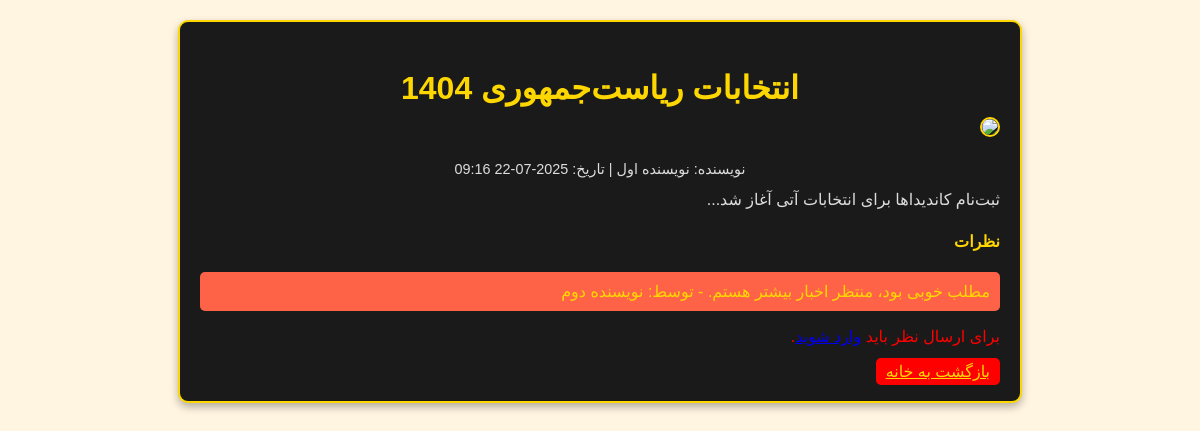
The app's page /pages/news.php?id=2 with its own data.
### tables this page shows
CREATE TABLE news (
    id INT AUTO_INCREMENT PRIMARY KEY,
    title VARCHAR(100) NOT NULL,
    content TEXT NOT NULL,
    image VARCHAR(100),
    category_id INT,
    author_id INT,
    date DATETIME DEFAULT CURRENT_TIMESTAMP,
    status ENUM('pending', 'approved', 'rejected') DEFAULT 'pending',
    is_featured BOOLEAN DEFAULT 0,
    FOREIGN KEY (category_id) REFERENCES categories(id),
    FOREIGN KEY (author_id) REFERENCES users(id)
);

CREATE TABLE users (
    id INT AUTO_INCREMENT PRIMARY KEY,
    username VARCHAR(50) NOT NULL,
    password VARCHAR(50) NOT NULL,
    role ENUM('admin', 'writer') DEFAULT 'writer',
    full_name VARCHAR(100)
);

CREATE TABLE comments (
    id INT AUTO_INCREMENT PRIMARY KEY,
    news_id INT,
    user_id INT,
    comment TEXT NOT NULL,
    date DATETIME DEFAULT CURRENT_TIMESTAMP,
    FOREIGN KEY (news_id) REFERENCES news(id),
    FOREIGN KEY (user_id) REFERENCES users(id)
);

### pages/news.php (the view, shortened to what this page needs)
<?php include '../includes/db.php'; ?>
<!DOCTYPE html>
<html lang="fa" dir="rtl">
<head>
</head>
<body>
    <div class="container">
        <?php
        $id = $_GET['id'] ?? null;
        if ($id) {
            $stmt = $conn->prepare("SELECT n.*, c.name AS category_name, u.full_name AS author_name FROM news n JOIN categories c ON n.category_id = c.id JOIN users u ON n.author_id = u.id WHERE n.id = ?");
            $stmt->bind_param("i", $id);
            $stmt->execute();
            $result = $stmt->get_result();
            if ($row = $result->fetch_assoc()) {
                echo "<h2>" . htmlspecialchars($row['title']) . "</h2>";
                $rawImage = $row['image'];
                $cleanImage = preg_replace('/^\/images\//', '', $rawImage);
                $imagePath = !empty($cleanImage) ? '/images/' . htmlspecialchars(basename($cleanImage)) : '/images/default.jpg';
                $fullPath = $_SERVER['DOCUMENT_ROOT'] . $imagePath;
                if (!file_exists($fullPath)) {
                    $imagePath = '/images/default.jpg';
                }
                echo "<img src='" . $imagePath . "' class='img-fluid mb-3' onerror=\"this.src='/images/default.jpg'; console.log('خطا در بارگذاری تصویر خبر: ' + this.src + ', مسیر خام: " . addslashes($rawImage) . "');\">";
                $author = htmlspecialchars($row['author_name'] ?? 'نویسنده نامشخص');
                $date = date('Y-m-d H:i', strtotime($row['date']));
                echo "<div class='meta-info'>نویسنده: $author | تاریخ: $date</div>";
                echo "<div class='content'>" . htmlspecialchars($row['content']) . "</div>";
                echo "<h4>نظرات</h4>";
                echo "<div>";
                $comment_result = $conn->query("SELECT c.comment, u.full_name FROM comments c JOIN users u ON c.user_id = u.id WHERE c.news_id = $id");
                while ($comment = $comment_result->fetch_assoc()) {
                    echo "<div class='comment'>" . htmlspecialchars($comment['comment']) . " - توسط: " . htmlspecialchars($comment['full_name']) . "</div>";
                }
                echo "</div>";
                if (isset($_SESSION['user_id'])) {
                    echo "<form method='POST' action='comment.php?news_id=$id'>
                            <textarea name='comment' class='form-control' placeholder='نظر خود را بنویسید...' required></textarea>
                            <button type='submit' class='btn'>ارسال نظر</button>
                          </form>";
                } else {
                    echo "<p style='color: #FF0000;'>برای ارسال نظر باید <a href='login.php'>وارد شوید</a>.</p>";
                }
            } else {
                echo "<p style='color: #FF0000; text-align: center;'>خبر یافت نشد!</p>";
            }
        } else {
            echo "<p style='color: #FF0000; text-align: center;'>شناسه خبر نامعتبر است!</p>";
        }
        ?>
        <a href="../index.php" class="btn" style="margin-top: 20px;">بازگشت به خانه</a>
    </div>
</body>
</html>

### pages/news.php (style rules this page uses)
body { font-family: Arial, sans-serif; background-color: #FFF5E1; margin: 0; padding: 0; color: #333; }
.container { padding: 20px; max-width: 800px; margin: 20px auto; background: #1A1A1A; border: 2px solid #FFD700; border-radius: 10px; box-shadow: 0 4px 8px rgba(0, 0, 0, 0.3); }
h2 { color: #FFD700; text-align: center; font-size: 2em; margin-bottom: 10px; }
img { width: 100%; height: auto; border-radius: 10px; margin-bottom: 20px; border: 2px solid #FFD700; }
.meta-info { color: #DDD; font-size: 0.9em; margin-bottom: 10px; text-align: center; }
.content { color: #DDD; line-height: 1.6; font-size: 1em; }
h4 { color: #FFD700; margin-top: 20px; }
.comment { background: #FF6347; padding: 10px; border-radius: 5px; margin: 10px 0; color: #FFD700; }
.btn { background-color: #FF0000; color: #FFD700; border: none; padding: 5px 10px; border-radius: 5px; cursor: pointer; transition: background-color 0.3s; }

### records on screen
news: title "انتخابات ریاست‌جمهوری 1404", author.full_name "نویسنده اول", date "2025-07-22 09:16", content "ثبت‌نام کاندیداها برای انتخابات آتی آغاز شد..."
comments: comment "مطلب خوبی بود، منتظر اخبار بیشتر هستم.", user.full_name "نویسنده دوم"
